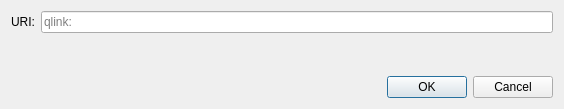
<?xml version="1.0" encoding="UTF-8"?>
<ui version="4.0">
 <class>OpenURIDialog</class>
 <widget class="QDialog" name="OpenURIDialog">
  <property name="geometry">
   <rect>
    <x>0</x>
    <y>0</y>
    <width>564</width>
    <height>109</height>
   </rect>
  </property>
  <property name="windowTitle">
   <string>Open URI</string>
  </property>
  <layout class="QVBoxLayout" name="verticalLayout">
   <item>
    <layout class="QHBoxLayout" name="horizontalLayout">
     <item>
      <widget class="QLabel" name="label">
       <property name="text">
        <string>URI:</string>
       </property>
      </widget>
     </item>
     <item>
      <widget class="QValidatedLineEdit" name="uriEdit">
       <property name="placeholderText">
        <string notr="true">qlink:</string>
       </property>
      </widget>
     </item>
    </layout>
   </item>
   <item>
    <spacer name="verticalSpacer">
     <property name="orientation">
      <enum>Qt::Vertical</enum>
     </property>
     <property name="sizeHint" stdset="0">
      <size>
       <width>20</width>
       <height>40</height>
      </size>
     </property>
    </spacer>
   </item>
   <item>
    <widget class="QDialogButtonBox" name="buttonBox">
     <property name="orientation">
      <enum>Qt::Horizontal</enum>
     </property>
     <property name="standardButtons">
      <set>QDialogButtonBox::Cancel|QDialogButtonBox::Ok</set>
     </property>
    </widget>
   </item>
  </layout>
 </widget>
 <customwidgets>
  <customwidget>
   <class>QValidatedLineEdit</class>
   <extends>QLineEdit</extends>
   <header>qt/qvalidatedlineedit.h</header>
  </customwidget>
 </customwidgets>
 <resources/>
 <connections>
  <connection>
   <sender>buttonBox</sender>
   <signal>accepted()</signal>
   <receiver>OpenURIDialog</receiver>
   <slot>accept()</slot>
   <hints>
    <hint type="sourcelabel">
     <x>248</x>
     <y>254</y>
    </hint>
    <hint type="destinationlabel">
     <x>157</x>
     <y>274</y>
    </hint>
   </hints>
  </connection>
  <connection>
   <sender>buttonBox</sender>
   <signal>rejected()</signal>
   <receiver>OpenURIDialog</receiver>
   <slot>reject()</slot>
   <hints>
    <hint type="sourcelabel">
     <x>316</x>
     <y>260</y>
    </hint>
    <hint type="destinationlabel">
     <x>286</x>
     <y>274</y>
    </hint>
   </hints>
  </connection>
 </connections>
</ui>
